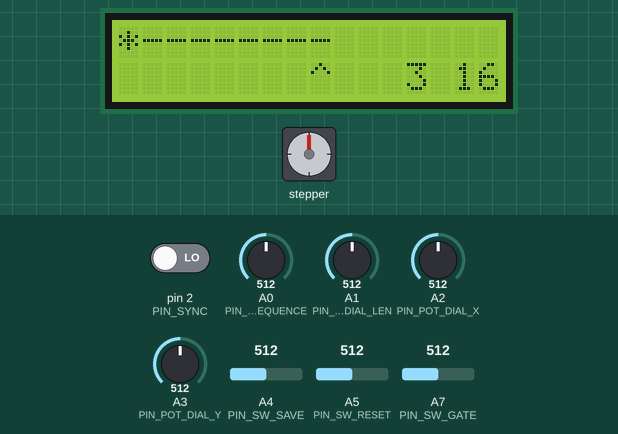
A sketch run on a simulated Arduino Nano, built with avr-gcc and run on an emulated ATmega328P. Shown: stepper motor, 16×2 character LCD. Wiring (inferred from the names in the program): stepper motor (2048 steps per turn assumed): coils pin 10, pin 9, pin 7, pin 6. Inputs (shaded band) come from the test bench; at power-on: A4 (PIN_SW_SAVE) = 512, A7 (PIN_SW_GATE) = 512, A0 (PIN_POT_DIAL_SEQUENCE) = 512, A1 (PIN_POT_DIAL_LEN) = 512, A2 (PIN_POT_DIAL_X) = 512, pin 2 (PIN_SYNC) LOW, A3 (PIN_POT_DIAL_Y) = 512, A5 (PIN_SW_RESET) = 512. EEPROM starts erased.

Above: at 1.2 s.
1.3 s: A4 (PIN_SW_SAVE) set to 6
At 2.5 s:
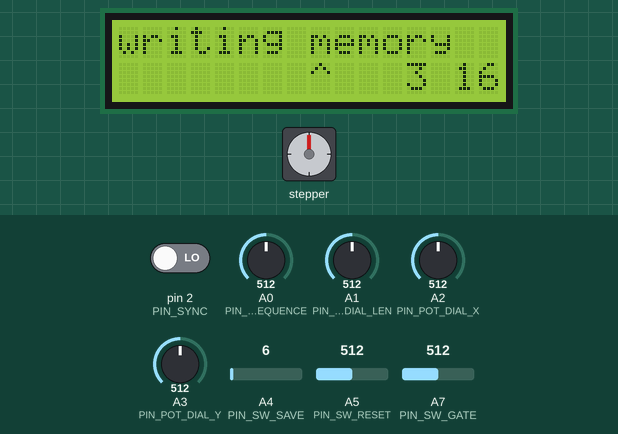
4.3 s: A7 (PIN_SW_GATE) set to 22
5.8 s: A7 (PIN_SW_GATE) set to 17
At 6.6 s:
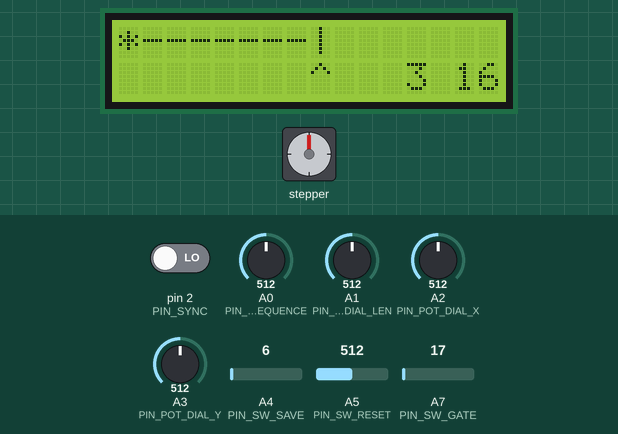
7.3 s: A0 (PIN_POT_DIAL_SEQUENCE) set to 716
At 7.6 s:
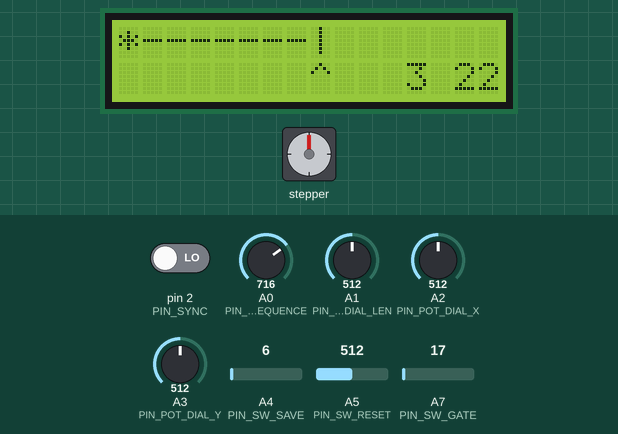
8.8 s: A1 (PIN_POT_DIAL_LEN) set to 716
At 9.8 s:
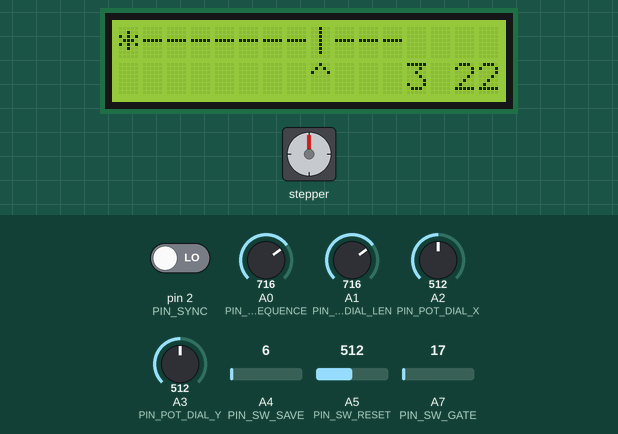
10.3 s: A2 (PIN_POT_DIAL_X) set to 716
At 10.9 s:
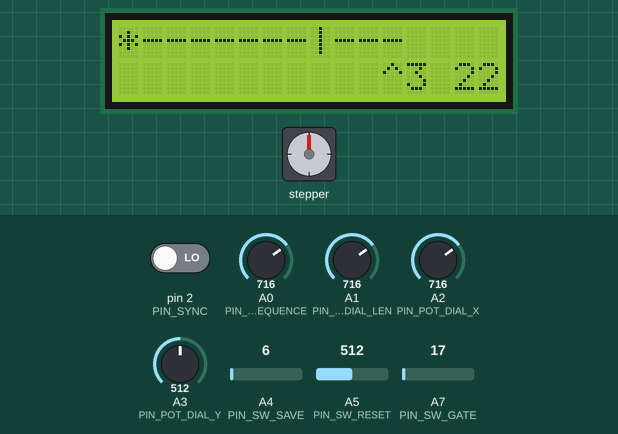
Timing chart, 0 to 12.8 s (numbered marks = the images above; inputs shaded):
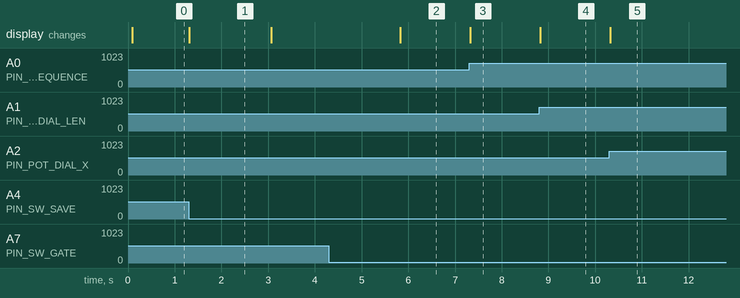

Measured:
- the behaviour switches between 20 and 19 on A7 (PIN_SW_GATE) (found by bisection; images 1 and 2)
- after the input at 1.3 s, the display: changes at once (image 1)
- after the input at 4.3 s, every drawn part: stays the same
- after the input at 5.8 s, the display: changes at once (image 2)
- after the input at 7.3 s, the display: changes at once (image 3)
- after the input at 8.8 s, the display: changes at once (image 4)
- after the input at 10.3 s, the display: changes at once (image 5)
- what the display in image 1 shows lasts 1.8 s, from 1.3 s to 3.1 s

The sketch:

drum_seq.ino
```cpp
#include <LiquidCrystal.h>
#include <EEPROM.h>

#include "drum_seq.h"

// initialize the lcd library by associating any needed LCD interface pin
// with the arduino pin number it is connected to
LiquidCrystal lcd(PIN_RS, PIN_EN, PIN_D4, PIN_D5, PIN_D6, PIN_D7);

byte sequenceGates[32][SEQUENCE_MAX_LEN];
char sequenceString[SEQUENCE_MAX_LEN];

byte sequenceLen = SEQUENCE_MAX_LEN;

byte stepPos = 0;

byte dialXPos = 0;

byte newStep = 1;

byte currentSequence = 0;
byte currentDrum = 0;
byte sequenceBuffer = 0;

byte switchGatePressed = 0;
byte switchesPressed[255];

void readDials(){
  sequenceLen = (analogRead(PIN_POT_DIAL_LEN) + 1) / 64;
  if(sequenceLen > 15) sequenceLen = 15;

  dialXPos = (analogRead(PIN_POT_DIAL_X) + 1) / 64;
  if(dialXPos > 15) dialXPos = 15;

  currentDrum = (analogRead(PIN_POT_DIAL_Y)) / 256;
  if(currentDrum >= MAX_DRUMS) currentDrum = MAX_DRUMS - 1;

  char cursorString[SEQUENCE_MAX_LEN];

  cursorString[12] = currentDrum + '1';

  cursorString[14] = sequenceBuffer / 10 + 48;
  cursorString[15] = sequenceBuffer % 10 + 48;

  for(int i=0; i<SEQUENCE_MAX_LEN; i++){
    if(i==dialXPos) cursorString[i] = '^';
    else if(i < 12 || i==13) cursorString[i] = ' ';
  }

  lcd.setCursor(0, 1);
  lcd.print(cursorString);

  // lcd.setCursor(0, 1);
  // lcd.print(analogRead(PIN_SW_GATE));

  // if(isButtonPress(PIN_SW_NOTE)){
  //   byte dialYPos = (analogRead(PIN_POT_DIAL_Y) + 1) / 64;
  //   if(dialYPos > 12) dialYPos = 12;
  //   sequenceNotes[currentSequence][dialXPos] = dialYPos;
  // }

  sequenceBuffer = (analogRead(PIN_POT_DIAL_SEQUENCE) + 1) / 32;
}

byte isNewButtonPress(int pin) {
  if (!switchesPressed[pin]) {
      if (analogRead(pin) < BUTTON_TRESH) {
          switchesPressed[pin] = 1;

          return 1;
      }
  } else {
      if (analogRead(pin) > BUTTON_TRESH) {
          switchesPressed[pin] = 0;
      }
  }

  return 0;
}

byte isButtonPress(int pin) {
  if (analogRead(pin) < BUTTON_TRESH) {
    return 1;
  }

  return 0;
}

void writeSequences(){
  lcd.setCursor(0, 0);
  lcd.print("writing memory");

  for (int i = 0; i < 32; i++){
    for(int j=0; j<SEQUENCE_MAX_LEN; j++){
      EEPROM.write(i*SEQUENCE_MAX_LEN*2 + j, sequenceGates[i][j]);
      // EEPROM.write(i*SEQUENCE_MAX_LEN*2 + SEQUENCE_MAX_LEN+j, sequenceNotes[i][j]);
    }
  }
}

void readSequences(){
  for (int i = 0; i < 32; i++){
    for(int j=0; j<SEQUENCE_MAX_LEN; j++){
      byte value = EEPROM.read(i*SEQUENCE_MAX_LEN*2 + j);
      if(value > 15) value = 0;
      sequenceGates[i][j] = value;

      // value = EEPROM.read(i*SEQUENCE_MAX_LEN*2 + SEQUENCE_MAX_LEN+j);
      // if(value > 12) value = 0;
      // sequenceNotes[i][j] = value;
    }
  }
}

void readButtons(){
  if(isNewButtonPress(PIN_SW_GATE)){
    byte currentStep = sequenceGates[currentSequence][dialXPos];
    if(currentStep & 1<<currentDrum){
      currentStep -= 1<<currentDrum;
    } else {
      currentStep = currentStep | 1<<currentDrum;
    }

    sequenceGates[currentSequence][dialXPos] = currentStep;
  }

  if(isNewButtonPress(PIN_SW_RESET)){
    stepPos = 0;
  }

  if(isNewButtonPress(PIN_SW_SAVE)){
    writeSequences();
  }
}

void printSequence(){

  for(int i=0; i<SEQUENCE_MAX_LEN; i++){

    if(i>sequenceLen){
      sequenceString[i] = ' ';
    } else{;
      if(i ==  stepPos) sequenceString[i] = '*';
      else if(sequenceGates[currentSequence][i] & 1<<currentDrum){
        sequenceString[i] = '|';
      } else {
        sequenceString[i] = '-';
      }
    }
  }

  // lcd.noCursor();
  lcd.setCursor(0, 0);
  lcd.print(sequenceString);
}

byte isNewStep(){
  if(newStep){
    if(digitalRead(PIN_SYNC) != LOW){
      newStep = 0;
      return 1;
    }
  } else{
    if(digitalRead(PIN_SYNC) == LOW){
      newStep = 1;
    }
  }

  return 0;
}

void executeStep(){
  stepPos++;

  if(stepPos > sequenceLen){
    stepPos = 0;
    currentSequence = sequenceBuffer;
  }

  if(sequenceGates[currentSequence][stepPos] & DRUM_1){
    digitalWrite(PIN_DRUM_1, HIGH);
  }

  if(sequenceGates[currentSequence][stepPos] & DRUM_2){
    digitalWrite(PIN_DRUM_2, HIGH);
  }

  if(sequenceGates[currentSequence][stepPos] & DRUM_3){
    digitalWrite(PIN_DRUM_3, HIGH);
  }

  if(sequenceGates[currentSequence][stepPos] & DRUM_4){
    digitalWrite(PIN_DRUM_4, HIGH);
  }

  delay(1);

  digitalWrite(PIN_DRUM_1, LOW);
  digitalWrite(PIN_DRUM_2, LOW);
  digitalWrite(PIN_DRUM_3, LOW);
  digitalWrite(PIN_DRUM_4, LOW);
}

void setup() {

  pinMode(PIN_SYNC, INPUT);
  pinMode(PIN_DRUM_1, OUTPUT);
  pinMode(PIN_DRUM_2, OUTPUT);
  pinMode(PIN_DRUM_3, OUTPUT);
  pinMode(PIN_DRUM_4, OUTPUT);

  pinMode(PIN_SW_GATE, INPUT_PULLUP);
  pinMode(PIN_SW_NOTE, INPUT_PULLUP);
  pinMode(PIN_SW_RESET, INPUT_PULLUP);
  pinMode(PIN_SW_SAVE, INPUT_PULLUP);
  // digitalWrite(PIN_SW_GATE, HIGH);

  // set up the LCD's number of columns and rows:
  lcd.begin(16, 2);
  // Print a message to the LsCD.
  lcd.print("reading memory");

  readSequences();
}

void loop() {
  printSequence();
  readDials();
  readButtons();

  if(isNewStep()){
    executeStep();
  }

  delay(10);

  // lcd.setCursor(1, 1);
  // lcd.print("reading memory");
}
```

drum_seq.h
```cpp
#ifndef _STEPSEQH_
#define _STEPSEQH_

#define PIN_RS 12
#define PIN_EN 11
#define PIN_D4 5
#define PIN_D5 4
#define PIN_D6 3
#define PIN_D7 8

#define PIN_DRUM_1 10
#define PIN_DRUM_2 9
#define PIN_DRUM_3 7
#define PIN_DRUM_4 6
#define PIN_SYNC 2

#define PIN_POT_DIAL_SEQUENCE A0
#define PIN_POT_DIAL_LEN A1
#define PIN_POT_DIAL_X A2
#define PIN_POT_DIAL_Y A3

#define PIN_SW_GATE A7
#define PIN_SW_NOTE A6
#define PIN_SW_RESET A5
#define PIN_SW_SAVE A4

#define SEQUENCE_MAX_LEN 16

#define BUTTON_TRESH 20

#define DRUM_1 1<<0
#define DRUM_2 1<<1
#define DRUM_3 1<<2
#define DRUM_4 1<<3

#define MAX_DRUMS 4

#endif
```
